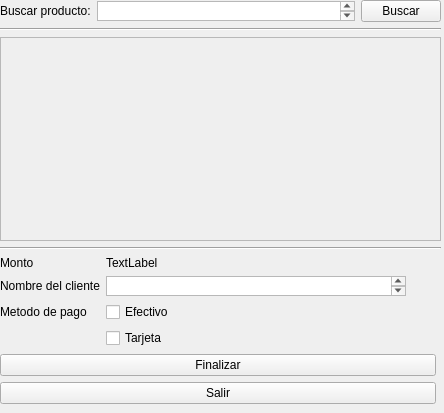
<?xml version="1.0" encoding="UTF-8"?>
<ui version="4.0">
 <class>Ventana_ventas</class>
 <widget class="QWidget" name="Ventana_ventas">
  <property name="geometry">
   <rect>
    <x>0</x>
    <y>0</y>
    <width>444</width>
    <height>413</height>
   </rect>
  </property>
  <property name="windowTitle">
   <string>Form</string>
  </property>
  <widget class="QWidget" name="verticalLayoutWidget">
   <property name="geometry">
    <rect>
     <x>0</x>
     <y>0</y>
     <width>441</width>
     <height>484</height>
    </rect>
   </property>
   <layout class="QVBoxLayout" name="verticalLayout">
    <item>
     <layout class="QHBoxLayout" name="horizontalLayout">
      <item>
       <widget class="QLabel" name="lblBuscarProducto">
        <property name="maximumSize">
         <size>
          <width>250</width>
          <height>250</height>
         </size>
        </property>
        <property name="text">
         <string>Buscar producto:</string>
        </property>
       </widget>
      </item>
      <item>
       <widget class="QTextEdit" name="txtproducto">
        <property name="minimumSize">
         <size>
          <width>20</width>
          <height>20</height>
         </size>
        </property>
        <property name="maximumSize">
         <size>
          <width>300</width>
          <height>20</height>
         </size>
        </property>
       </widget>
      </item>
      <item>
       <widget class="QPushButton" name="btnBuscar">
        <property name="text">
         <string>Buscar</string>
        </property>
       </widget>
      </item>
     </layout>
    </item>
    <item>
     <widget class="Line" name="line_2">
      <property name="orientation">
       <enum>Qt::Horizontal</enum>
      </property>
     </widget>
    </item>
    <item>
     <widget class="QScrollArea" name="ScrollContenedor">
      <property name="minimumSize">
       <size>
        <width>0</width>
        <height>200</height>
       </size>
      </property>
      <property name="widgetResizable">
       <bool>true</bool>
      </property>
      <widget class="QWidget" name="scrollAreaWidgetContents_2">
       <property name="geometry">
        <rect>
         <x>0</x>
         <y>0</y>
         <width>437</width>
         <height>198</height>
        </rect>
       </property>
       <widget class="QWidget" name="gridLayoutWidget">
        <property name="geometry">
         <rect>
          <x>0</x>
          <y>0</y>
          <width>441</width>
          <height>201</height>
         </rect>
        </property>
        <layout class="QGridLayout" name="gridLayout_5"/>
       </widget>
      </widget>
     </widget>
    </item>
    <item>
     <widget class="Line" name="line">
      <property name="orientation">
       <enum>Qt::Horizontal</enum>
      </property>
     </widget>
    </item>
    <item>
     <layout class="QFormLayout" name="formLayout_2">
      <property name="rightMargin">
       <number>5</number>
      </property>
      <property name="bottomMargin">
       <number>80</number>
      </property>
      <item row="0" column="0">
       <widget class="QLabel" name="lbMonto">
        <property name="text">
         <string>Monto</string>
        </property>
       </widget>
      </item>
      <item row="0" column="1">
       <widget class="QLabel" name="lbMontoTotal">
        <property name="text">
         <string>TextLabel</string>
        </property>
       </widget>
      </item>
      <item row="1" column="0">
       <widget class="QLabel" name="label">
        <property name="text">
         <string>Nombre del cliente</string>
        </property>
       </widget>
      </item>
      <item row="1" column="1">
       <widget class="QTextEdit" name="txtNombreCliente">
        <property name="minimumSize">
         <size>
          <width>20</width>
          <height>20</height>
         </size>
        </property>
        <property name="maximumSize">
         <size>
          <width>300</width>
          <height>20</height>
         </size>
        </property>
        <property name="cursor" stdset="0">
         <cursorShape>IBeamCursor</cursorShape>
        </property>
       </widget>
      </item>
      <item row="2" column="0">
       <widget class="QLabel" name="label_2">
        <property name="text">
         <string>Metodo de pago</string>
        </property>
       </widget>
      </item>
      <item row="3" column="1">
       <widget class="QCheckBox" name="CheckTarjeta">
        <property name="cursor">
         <cursorShape>PointingHandCursor</cursorShape>
        </property>
        <property name="text">
         <string>Tarjeta</string>
        </property>
       </widget>
      </item>
      <item row="4" column="0" colspan="2">
       <widget class="QPushButton" name="btnTerminar">
        <property name="text">
         <string>Finalizar</string>
        </property>
       </widget>
      </item>
      <item row="5" column="0" colspan="2">
       <widget class="QPushButton" name="btnSalir">
        <property name="text">
         <string>Salir</string>
        </property>
       </widget>
      </item>
      <item row="2" column="1">
       <widget class="QCheckBox" name="checkEfectivo">
        <property name="enabled">
         <bool>true</bool>
        </property>
        <property name="cursor">
         <cursorShape>PointingHandCursor</cursorShape>
        </property>
        <property name="text">
         <string>Efectivo</string>
        </property>
       </widget>
      </item>
     </layout>
    </item>
   </layout>
  </widget>
 </widget>
 <resources/>
 <connections/>
</ui>
